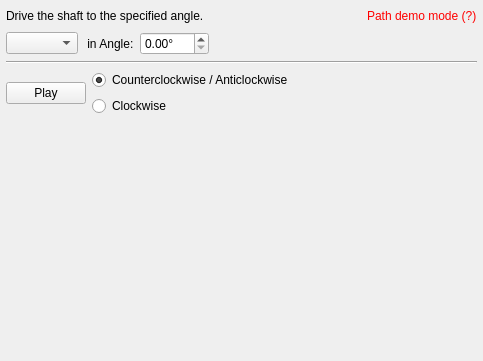
<?xml version="1.0" encoding="UTF-8"?>
<ui version="4.0">
 <class>Form</class>
 <widget class="QWidget" name="Form">
  <property name="geometry">
   <rect>
    <x>0</x>
    <y>0</y>
    <width>483</width>
    <height>361</height>
   </rect>
  </property>
  <property name="sizePolicy">
   <sizepolicy hsizetype="Expanding" vsizetype="Expanding">
    <horstretch>0</horstretch>
    <verstretch>0</verstretch>
   </sizepolicy>
  </property>
  <property name="windowTitle">
   <string>Form</string>
  </property>
  <layout class="QVBoxLayout" name="verticalLayout_2">
   <property name="leftMargin">
    <number>6</number>
   </property>
   <property name="topMargin">
    <number>6</number>
   </property>
   <property name="rightMargin">
    <number>6</number>
   </property>
   <property name="bottomMargin">
    <number>6</number>
   </property>
   <item>
    <layout class="QHBoxLayout" name="horizontalLayout">
     <item>
      <widget class="QLabel" name="label">
       <property name="text">
        <string>&lt;html&gt;&lt;head/&gt;&lt;body&gt;&lt;p&gt;Drive the shaft to the specified angle.&lt;/p&gt;&lt;/body&gt;&lt;/html&gt;</string>
       </property>
      </widget>
     </item>
     <item>
      <spacer name="horizontalSpacer_2">
       <property name="orientation">
        <enum>Qt::Horizontal</enum>
       </property>
       <property name="sizeHint" stdset="0">
        <size>
         <width>40</width>
         <height>20</height>
        </size>
       </property>
      </spacer>
     </item>
     <item>
      <widget class="QLabel" name="pathDemoMode">
       <property name="toolTip">
        <string>Using Path data to present mechanism.</string>
       </property>
       <property name="text">
        <string>&lt;html&gt;&lt;head/&gt;&lt;body&gt;&lt;p&gt;&lt;span style=&quot; color:#ff0000;&quot;&gt;Path demo mode (?)&lt;/span&gt;&lt;/p&gt;&lt;/body&gt;&lt;/html&gt;</string>
       </property>
      </widget>
     </item>
    </layout>
   </item>
   <item>
    <layout class="QHBoxLayout" name="horizontalLayout_2">
     <item>
      <widget class="QComboBox" name="Point"/>
     </item>
     <item>
      <widget class="QLabel" name="label_2">
       <property name="sizePolicy">
        <sizepolicy hsizetype="Fixed" vsizetype="Preferred">
         <horstretch>0</horstretch>
         <verstretch>0</verstretch>
        </sizepolicy>
       </property>
       <property name="text">
        <string> in Angle:</string>
       </property>
      </widget>
     </item>
     <item>
      <widget class="QDoubleSpinBox" name="Degree_text">
       <property name="suffix">
        <string>°</string>
       </property>
       <property name="maximum">
        <double>360.000000000000000</double>
       </property>
       <property name="singleStep">
        <double>10.000000000000000</double>
       </property>
      </widget>
     </item>
     <item>
      <spacer name="horizontalSpacer_3">
       <property name="orientation">
        <enum>Qt::Horizontal</enum>
       </property>
       <property name="sizeHint" stdset="0">
        <size>
         <width>40</width>
         <height>20</height>
        </size>
       </property>
      </spacer>
     </item>
    </layout>
   </item>
   <item>
    <widget class="Line" name="line">
     <property name="orientation">
      <enum>Qt::Horizontal</enum>
     </property>
    </widget>
   </item>
   <item>
    <layout class="QHBoxLayout" name="horizontalLayout_3">
     <item>
      <widget class="QPushButton" name="playButton">
       <property name="text">
        <string>Play</string>
       </property>
       <property name="autoDefault">
        <bool>true</bool>
       </property>
      </widget>
     </item>
     <item>
      <layout class="QVBoxLayout" name="verticalLayout">
       <item>
        <widget class="QRadioButton" name="noReversed">
         <property name="text">
          <string>Counterclockwise / Anticlockwise</string>
         </property>
         <property name="checked">
          <bool>true</bool>
         </property>
        </widget>
       </item>
       <item>
        <widget class="QRadioButton" name="reversed">
         <property name="text">
          <string>Clockwise</string>
         </property>
        </widget>
       </item>
      </layout>
     </item>
     <item>
      <spacer name="horizontalSpacer_4">
       <property name="orientation">
        <enum>Qt::Horizontal</enum>
       </property>
       <property name="sizeHint" stdset="0">
        <size>
         <width>40</width>
         <height>20</height>
        </size>
       </property>
      </spacer>
     </item>
    </layout>
   </item>
   <item>
    <layout class="QHBoxLayout" name="anglePanel">
     <item>
      <spacer name="horizontalSpacer">
       <property name="orientation">
        <enum>Qt::Horizontal</enum>
       </property>
       <property name="sizeHint" stdset="0">
        <size>
         <width>40</width>
         <height>20</height>
        </size>
       </property>
      </spacer>
     </item>
     <item>
      <spacer name="horizontalSpacer_5">
       <property name="orientation">
        <enum>Qt::Horizontal</enum>
       </property>
       <property name="sizeHint" stdset="0">
        <size>
         <width>40</width>
         <height>20</height>
        </size>
       </property>
      </spacer>
     </item>
    </layout>
   </item>
   <item>
    <spacer name="verticalSpacer">
     <property name="orientation">
      <enum>Qt::Vertical</enum>
     </property>
     <property name="sizeHint" stdset="0">
      <size>
       <width>20</width>
       <height>40</height>
      </size>
     </property>
    </spacer>
   </item>
  </layout>
  <zorder>verticalSpacer</zorder>
  <zorder>line</zorder>
 </widget>
 <resources/>
 <connections/>
</ui>
